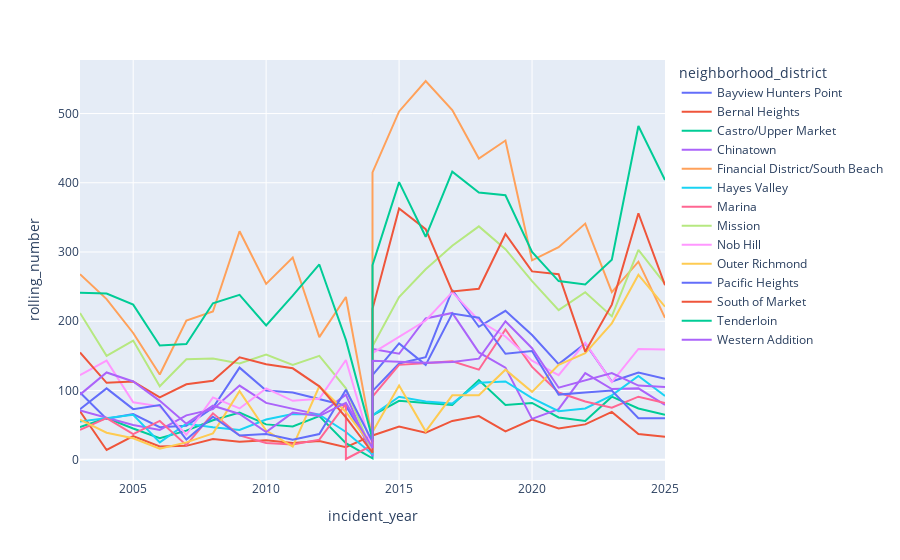

Source (notebook cell):
### Code cell
fig = px.line(amount_table_by_year[amount_table_by_year['primary_situation_code']=='700'], x="incident_year", y="rolling_number", color='neighborhood_district')
fig.show()

### Figure 1 — Plotly figure (JSON) as saved in the notebook; plotly's stock layout.template omitted (floating-point values rounded to 4 significant figures)
{"data": [{"hovertemplate": "neighborhood_district=Bayview Hunters Point<br>incident_year=%{x}<br>rolling_number=%{y}<extra></extra>", "legendgroup": "Bayview Hunters Point", "line": {"color": "#636efa", "dash": "solid"}, "marker": {"symbol": "circle"}, "mode": "lines", "name": "Bayview Hunters Point", "orientation": "v", "showlegend": true, "type": "scatter", "x": [2003, 2004, 2005, 2006, 2007, 2008, 2009, 2010, 2011, 2012, 2013, 2014, 2014, 2015, 2016, 2017, 2018, 2019, 2020, 2021, 2022, 2023, 2024, 2025], "xaxis": "x", "y": [97.0, 59.0, 66.0, 47.0, 49.0, 75.0, 133.0, 100.0, 97.0, 88.0, 78.0, 13.0, 99.0, 139.0, 148.0, 245.0, 192.0, 215.0, 180.0, 138.0, 168.0, 113.0, 126.0, 117.0], "yaxis": "y"}, {"hovertemplate": "neighborhood_district=Bernal Heights<br>incident_year=%{x}<br>rolling_number=%{y}<extra></extra>", "legendgroup": "Bernal Heights", "line": {"color": "#EF553B", "dash": "solid"}, "marker": {"symbol": "circle"}, "mode": "lines", "name": "Bernal Heights", "orientation": "v", "showlegend": true, "type": "scatter", "x": [2003, 2004, 2005, 2006, 2007, 2008, 2009, 2010, 2011, 2012, 2013, 2014, 2015, 2016, 2017, 2018, 2019, 2020, 2021, 2022, 2023, 2024, 2025], "xaxis": "x", "y": [70.0, 14.0, 34.0, 19.0, 20.0, 30.0, 26.0, 28.0, 24.0, 27.0, 18.0, 35.0, 48.0, 39.0, 56.0, 63.0, 41.0, 58.0, 45.0, 51.0, 69.0, 37.0, 33.0], "yaxis": "y"}, {"hovertemplate": "neighborhood_district=Castro/Upper Market<br>incident_year=%{x}<br>rolling_number=%{y}<extra></extra>", "legendgroup": "Castro/Upper Market", "line": {"color": "#00cc96", "dash": "solid"}, "marker": {"symbol": "circle"}, "mode": "lines", "name": "Castro/Upper Market", "orientation": "v", "showlegend": true, "type": "scatter", "x": [2003, 2004, 2005, 2006, 2007, 2008, 2009, 2010, 2011, 2012, 2013, 2014, 2014, 2015, 2016, 2017, 2018, 2019, 2020, 2021, 2022, 2023, 2024, 2025], "xaxis": "x", "y": [47.0, 60.0, 45.0, 31.0, 42.0, 57.0, 68.0, 51.0, 48.0, 63.0, 24.0, 2.0, 64.0, 85.0, 82.0, 79.0, 115.0, 79.0, 82.0, 61.0, 56.0, 91.0, 74.0, 65.0], "yaxis": "y"}, {"hovertemplate": "neighborhood_district=Chinatown<br>incident_year=%{x}<br>rolling_number=%{y}<extra></extra>", "legendgroup": "Chinatown", "line": {"color": "#ab63fa", "dash": "solid"}, "marker": {"symbol": "circle"}, "mode": "lines", "name": "Chinatown", "orientation": "v", "showlegend": true, "type": "scatter", "x": [2003, 2004, 2005, 2006, 2007, 2008, 2009, 2010, 2011, 2012, 2013, 2014, 2014, 2015, 2016, 2017, 2018, 2019, 2020, 2021, 2022, 2023, 2024, 2025], "xaxis": "x", "y": [71.0, 61.0, 50.0, 43.0, 64.0, 73.0, 107.0, 82.0, 74.0, 65.0, 94.0, 5.0, 160.0, 153.0, 204.0, 212.0, 155.0, 133.0, 59.0, 73.0, 125.0, 102.0, 103.0, 79.0], "yaxis": "y"}, {"hovertemplate": "neighborhood_district=Financial District/South Beach<br>incident_year=%{x}<br>rolling_number=%{y}<extra></extra>", "legendgroup": "Financial District/South Beach", "line": {"color": "#FFA15A", "dash": "solid"}, "marker": {"symbol": "circle"}, "mode": "lines", "name": "Financial District/South Beach", "orientation": "v", "showlegend": true, "type": "scatter", "x": [2003, 2004, 2005, 2006, 2007, 2008, 2009, 2010, 2011, 2012, 2013, 2014, 2014, 2015, 2016, 2017, 2018, 2019, 2020, 2021, 2022, 2023, 2024, 2025], "xaxis": "x", "y": [268.0, 232.0, 183.0, 123.0, 201.0, 214.0, 330.0, 254.0, 292.0, 177.0, 235.0, 28.0, 415.0, 503.0, 547.0, 505.0, 435.0, 461.0, 288.0, 307.0, 341.0, 242.0, 286.0, 205.0], "yaxis": "y"}, {"hovertemplate": "neighborhood_district=Hayes Valley<br>incident_year=%{x}<br>rolling_number=%{y}<extra></extra>", "legendgroup": "Hayes Valley", "line": {"color": "#19d3f3", "dash": "solid"}, "marker": {"symbol": "circle"}, "mode": "lines", "name": "Hayes Valley", "orientation": "v", "showlegend": true, "type": "scatter", "x": [2003, 2004, 2005, 2006, 2007, 2008, 2009, 2010, 2011, 2012, 2013, 2014, 2014, 2015, 2016, 2017, 2018, 2019, 2020, 2021, 2022, 2023, 2024, 2025], "xaxis": "x", "y": [55.0, 60.0, 65.0, 25.0, 52.0, 47.0, 43.0, 58.0, 66.0, 65.0, 40.0, 8.0, 64.0, 91.0, 84.0, 81.0, 111.0, 113.0, 89.0, 70.0, 74.0, 93.0, 121.0, 92.0], "yaxis": "y"}, {"hovertemplate": "neighborhood_district=Marina<br>incident_year=%{x}<br>rolling_number=%{y}<extra></extra>", "legendgroup": "Marina", "line": {"color": "#FF6692", "dash": "solid"}, "marker": {"symbol": "circle"}, "mode": "lines", "name": "Marina", "orientation": "v", "showlegend": true, "type": "scatter", "x": [2003, 2004, 2005, 2006, 2007, 2008, 2009, 2010, 2011, 2012, 2013, 2013, 2014, 2014, 2015, 2016, 2017, 2018, 2019, 2020, 2021, 2022, 2023, 2024, 2025], "xaxis": "x", "y": [43.0, 60.0, 37.0, 56.0, 21.0, 67.0, 35.0, 24.0, 22.0, 29.0, 81.0, 1.0, 21.0, 91.0, 137.0, 140.0, 142.0, 130.0, 188.0, 134.0, 97.0, 84.0, 75.0, 91.0, 82.0], "yaxis": "y"}, {"hovertemplate": "neighborhood_district=Mission<br>incident_year=%{x}<br>rolling_number=%{y}<extra></extra>", "legendgroup": "Mission", "line": {"color": "#B6E880", "dash": "solid"}, "marker": {"symbol": "circle"}, "mode": "lines", "name": "Mission", "orientation": "v", "showlegend": true, "type": "scatter", "x": [2003, 2004, 2005, 2006, 2007, 2008, 2009, 2010, 2011, 2012, 2013, 2014, 2014, 2015, 2016, 2017, 2018, 2019, 2020, 2021, 2022, 2023, 2024, 2025], "xaxis": "x", "y": [212.0, 150.0, 172.0, 106.0, 145.0, 146.0, 139.0, 152.0, 137.0, 150.0, 103.0, 10.0, 164.0, 235.0, 275.0, 309.0, 337.0, 304.0, 258.0, 216.0, 242.0, 207.0, 303.0, 254.0], "yaxis": "y"}, {"hovertemplate": "neighborhood_district=Nob Hill<br>incident_year=%{x}<br>rolling_number=%{y}<extra></extra>", "legendgroup": "Nob Hill", "line": {"color": "#FF97FF", "dash": "solid"}, "marker": {"symbol": "circle"}, "mode": "lines", "name": "Nob Hill", "orientation": "v", "showlegend": true, "type": "scatter", "x": [2003, 2004, 2005, 2006, 2007, 2008, 2009, 2010, 2011, 2012, 2013, 2014, 2014, 2015, 2016, 2017, 2018, 2019, 2020, 2021, 2022, 2023, 2024, 2025], "xaxis": "x", "y": [122.0, 143.0, 83.0, 77.0, 36.0, 90.0, 74.0, 103.0, 85.0, 88.0, 144.0, 13.0, 154.0, 178.0, 201.0, 242.0, 201.0, 178.0, 143.0, 122.0, 169.0, 112.0, 160.0, 159.0], "yaxis": "y"}, {"hovertemplate": "neighborhood_district=Outer Richmond<br>incident_year=%{x}<br>rolling_number=%{y}<extra></extra>", "legendgroup": "Outer Richmond", "line": {"color": "#FECB52", "dash": "solid"}, "marker": {"symbol": "circle"}, "mode": "lines", "name": "Outer Richmond", "orientation": "v", "showlegend": true, "type": "scatter", "x": [2003, 2004, 2005, 2006, 2007, 2008, 2009, 2010, 2011, 2012, 2013, 2014, 2014, 2015, 2016, 2017, 2018, 2019, 2020, 2021, 2022, 2023, 2024, 2025], "xaxis": "x", "y": [58.0, 39.0, 31.0, 16.0, 25.0, 38.0, 99.0, 42.0, 19.0, 106.0, 69.0, 19.0, 40.0, 107.0, 41.0, 93.0, 93.0, 130.0, 98.0, 137.0, 154.0, 197.0, 267.0, 221.0], "yaxis": "y"}, {"hovertemplate": "neighborhood_district=Pacific Heights<br>incident_year=%{x}<br>rolling_number=%{y}<extra></extra>", "legendgroup": "Pacific Heights", "line": {"color": "#636efa", "dash": "solid"}, "marker": {"symbol": "circle"}, "mode": "lines", "name": "Pacific Heights", "orientation": "v", "showlegend": true, "type": "scatter", "x": [2003, 2004, 2005, 2006, 2007, 2008, 2009, 2010, 2011, 2012, 2013, 2014, 2014, 2015, 2016, 2017, 2018, 2019, 2020, 2021, 2022, 2023, 2024, 2025], "xaxis": "x", "y": [73.0, 103.0, 73.0, 79.0, 29.0, 62.0, 35.0, 37.0, 29.0, 37.0, 101.0, 26.0, 122.0, 168.0, 137.0, 211.0, 205.0, 153.0, 157.0, 94.0, 97.0, 100.0, 60.0, 60.0], "yaxis": "y"}, {"hovertemplate": "neighborhood_district=South of Market<br>incident_year=%{x}<br>rolling_number=%{y}<extra></extra>", "legendgroup": "South of Market", "line": {"color": "#EF553B", "dash": "solid"}, "marker": {"symbol": "circle"}, "mode": "lines", "name": "South of Market", "orientation": "v", "showlegend": true, "type": "scatter", "x": [2003, 2004, 2005, 2006, 2007, 2008, 2009, 2010, 2011, 2012, 2013, 2014, 2014, 2015, 2016, 2017, 2018, 2019, 2020, 2021, 2022, 2023, 2024, 2025], "xaxis": "x", "y": [155.0, 111.0, 113.0, 90.0, 109.0, 114.0, 148.0, 138.0, 132.0, 106.0, 61.0, 10.0, 218.0, 363.0, 333.0, 243.0, 247.0, 326.0, 272.0, 268.0, 156.0, 224.0, 356.0, 252.0], "yaxis": "y"}, {"hovertemplate": "neighborhood_district=Tenderloin<br>incident_year=%{x}<br>rolling_number=%{y}<extra></extra>", "legendgroup": "Tenderloin", "line": {"color": "#00cc96", "dash": "solid"}, "marker": {"symbol": "circle"}, "mode": "lines", "name": "Tenderloin", "orientation": "v", "showlegend": true, "type": "scatter", "x": [2003, 2004, 2005, 2006, 2007, 2008, 2009, 2010, 2011, 2012, 2013, 2014, 2014, 2015, 2016, 2017, 2018, 2019, 2020, 2021, 2022, 2023, 2024, 2025], "xaxis": "x", "y": [241.0, 240.0, 224.0, 165.0, 167.0, 226.0, 238.0, 194.0, 237.0, 282.0, 173.0, 30.0, 281.0, 401.0, 322.0, 416.0, 386.0, 382.0, 300.0, 258.0, 253.0, 289.0, 482.0, 404.0], "yaxis": "y"}, {"hovertemplate": "neighborhood_district=Western Addition<br>incident_year=%{x}<br>rolling_number=%{y}<extra></extra>", "legendgroup": "Western Addition", "line": {"color": "#ab63fa", "dash": "solid"}, "marker": {"symbol": "circle"}, "mode": "lines", "name": "Western Addition", "orientation": "v", "showlegend": true, "type": "scatter", "x": [2003, 2004, 2005, 2006, 2007, 2008, 2009, 2010, 2011, 2012, 2013, 2014, 2014, 2015, 2016, 2017, 2018, 2019, 2020, 2021, 2022, 2023, 2024, 2025], "xaxis": "x", "y": [94.0, 126.0, 113.0, 85.0, 52.0, 78.0, 66.0, 40.0, 68.0, 63.0, 82.0, 17.0, 143.0, 142.0, 140.0, 141.0, 146.0, 200.0, 161.0, 104.0, 114.0, 125.0, 107.0, 105.0], "yaxis": "y"}], "layout": {"legend": {"title": {"text": "neighborhood_district"}, "tracegroupgap": 0}, "margin": {"t": 60}, "xaxis": {"anchor": "y", "domain": [0, 1], "title": {"text": "incident_year"}}, "yaxis": {"anchor": "x", "domain": [0, 1], "title": {"text": "rolling_number"}}}}
